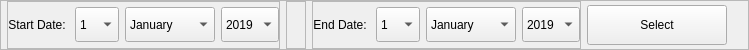
                           <widget class="QFrame" name="frame_25">
                            <property name="maximumSize">
                             <size>
                              <width>16777215</width>
                              <height>50</height>
                             </size>
                            </property>
                            <property name="frameShape">
                             <enum>QFrame::StyledPanel</enum>
                            </property>
                            <property name="frameShadow">
                             <enum>QFrame::Raised</enum>
                            </property>
                            <layout class="QHBoxLayout" name="horizontalLayout_11">
                             <property name="leftMargin">
                              <number>0</number>
                             </property>
                             <property name="topMargin">
                              <number>0</number>
                             </property>
                             <property name="rightMargin">
                              <number>15</number>
                             </property>
                             <property name="bottomMargin">
                              <number>0</number>
                             </property>
                             <item>
                              <widget class="QFrame" name="frame_28">
                               <property name="frameShape">
                                <enum>QFrame::StyledPanel</enum>
                               </property>
                               <property name="frameShadow">
                                <enum>QFrame::Raised</enum>
                               </property>
                              </widget>
                             </item>
                             <item>
                              <widget class="QFrame" name="frame_26">
                               <property name="frameShape">
                                <enum>QFrame::StyledPanel</enum>
                               </property>
                               <property name="frameShadow">
                                <enum>QFrame::Raised</enum>
                               </property>
                               <layout class="QHBoxLayout" name="horizontalLayout_12">
                                <property name="leftMargin">
                                 <number>0</number>
                                </property>
                                <property name="topMargin">
                                 <number>0</number>
                                </property>
                                <property name="rightMargin">
                                 <number>0</number>
                                </property>
                                <property name="bottomMargin">
                                 <number>0</number>
                                </property>
                                <item>
                                 <widget class="QLabel" name="label_28">
                                  <property name="minimumSize">
                                   <size>
                                    <width>0</width>
                                    <height>35</height>
                                   </size>
                                  </property>
                                  <property name="styleSheet">
                                   <string notr="true">font: 12pt &quot;MS Shell Dlg 2&quot;;</string>
                                  </property>
                                  <property name="text">
                                   <string>Start Date: </string>
                                  </property>
                                  <property name="alignment">
                                   <set>Qt::AlignRight|Qt::AlignTrailing|Qt::AlignVCenter</set>
                                  </property>
                                 </widget>
                                </item>
                                <item>
                                 <widget class="QComboBox" name="comboBox_dateStart">
                                  <property name="minimumSize">
                                   <size>
                                    <width>0</width>
                                    <height>35</height>
                                   </size>
                                  </property>
                                  <item>
                                   <property name="text">
                                    <string>1</string>
                                   </property>
                                  </item>
                                  <item>
                                   <property name="text">
                                    <string>2</string>
                                   </property>
                                  </item>
                                  <item>
                                   <property name="text">
                                    <string>3</string>
                                   </property>
                                  </item>
                                  <item>
                                   <property name="text">
                                    <string>4</string>
                                   </property>
                                  </item>
                                  <item>
                                   <property name="text">
                                    <string>5</string>
                                   </property>
                                  </item>
                                  <item>
                                   <property name="text">
                                    <string>6</string>
                                   </property>
                                  </item>
                                  <item>
                                   <property name="text">
                                    <string>7</string>
                                   </property>
                                  </item>
                                  <item>
                                   <property name="text">
                                    <string>8</string>
                                   </property>
                                  </item>
                                  <item>
                                   <property name="text">
                                    <string>9</string>
                                   </property>
                                  </item>
                                  <item>
                                   <property name="text">
                                    <string>10</string>
                                   </property>
                                  </item>
                                  <item>
                                   <property name="text">
                                    <string>11</string>
                                   </property>
                                  </item>
                                  <item>
                                   <property name="text">
                                    <string>12</string>
                                   </property>
                                  </item>
                                  <item>
                                   <property name="text">
                                    <string>13</string>
                                   </property>
                                  </item>
                                  <item>
                                   <property name="text">
                                    <string>14</string>
                                   </property>
                                  </item>
                                  <item>
                                   <property name="text">
                                    <string>15</string>
                                   </property>
                                  </item>
                                  <item>
                                   <property name="text">
                                    <string>16</string>
                                   </property>
                                  </item>
                                  <item>
                                   <property name="text">
                                    <string>17</string>
                                   </property>
                                  </item>
                                  <item>
                                   <property name="text">
                                    <string>18</string>
                                   </property>
                                  </item>
                                  <item>
                                   <property name="text">
                                    <string>19</string>
                                   </property>
                                  </item>
                                  <item>
                                   <property name="text">
                                    <string>20</string>
                                   </property>
                                  </item>
                                  <item>
                                   <property name="text">
                                    <string>21</string>
                                   </property>
                                  </item>
                                  <item>
                                   <property name="text">
                                    <string>22</string>
                                   </property>
                                  </item>
                                  <item>
                                   <property name="text">
                                    <string>23</string>
                                   </property>
                                  </item>
                                  <item>
                                   <property name="text">
                                    <string>24</string>
                                   </property>
                                  </item>
                                  <item>
                                   <property name="text">
                                    <string>25</string>
                                   </property>
                                  </item>
                                  <item>
                                   <property name="text">
                                    <string>26</string>
                                   </property>
                                  </item>
                                  <item>
                                   <property name="text">
                                    <string>28</string>
                                   </property>
                                  </item>
                                  <item>
                                   <property name="text">
                                    <string>29</string>
                                   </property>
                                  </item>
                                  <item>
                                   <property name="text">
                                    <string>30</string>
                                   </property>
                                  </item>
                                  <item>
                                   <property name="text">
                                    <string>31</string>
                                   </property>
                                  </item>
                                 </widget>
                                </item>
                                <item>
                                 <widget class="QComboBox" name="comboBox_monthStart">
                                  <property name="minimumSize">
                                   <size>
                                    <width>0</width>
                                    <height>35</height>
                                   </size>
                                  </property>
                                  <item>
                                   <property name="text">
                                    <string>January</string>
                                   </property>
                                  </item>
                                  <item>
                                   <property name="text">
                                    <string>February</string>
                                   </property>
                                  </item>
                                  <item>
                                   <property name="text">
                                    <string>March</string>
                                   </property>
                                  </item>
                                  <item>
                                   <property name="text">
                                    <string>April</string>
                                   </property>
                                  </item>
                                  <item>
                                   <property name="text">
                                    <string>May</string>
                                   </property>
                                  </item>
                                  <item>
                                   <property name="text">
                                    <string>June</string>
                                   </property>
                                  </item>
                                  <item>
                                   <property name="text">
                                    <string>July</string>
                                   </property>
                                  </item>
                                  <item>
                                   <property name="text">
                                    <string>August</string>
                                   </property>
                                  </item>
                                  <item>
                                   <property name="text">
                                    <string>September</string>
                                   </property>
                                  </item>
                                  <item>
                                   <property name="text">
                                    <string>October</string>
                                   </property>
                                  </item>
                                  <item>
                                   <property name="text">
                                    <string>November</string>
                                   </property>
                                  </item>
                                  <item>
                                   <property name="text">
                                    <string>December</string>
                                   </property>
                                  </item>
                                 </widget>
                                </item>
                                <item>
                                 <widget class="QComboBox" name="comboBox_yearStart">
                                  <property name="minimumSize">
                                   <size>
                                    <width>0</width>
                                    <height>35</height>
                                   </size>
                                  </property>
                                  <item>
                                   <property name="text">
                                    <string>2019</string>
                                   </property>
                                  </item>
                                  <item>
                                   <property name="text">
                                    <string>2020</string>
                                   </property>
                                  </item>
                                  <item>
                                   <property name="text">
                                    <string>2021</string>
                                   </property>
                                  </item>
                                 </widget>
                                </item>
                               </layout>
                              </widget>
                             </item>
                             <item>
                              <widget class="QFrame" name="frame_30">
                               <property name="minimumSize">
                                <size>
                                 <width>20</width>
                                 <height>0</height>
                                </size>
                               </property>
                               <property name="maximumSize">
                                <size>
                                 <width>30</width>
                                 <height>16777215</height>
                                </size>
                               </property>
                               <property name="frameShape">
                                <enum>QFrame::StyledPanel</enum>
                               </property>
                               <property name="frameShadow">
                                <enum>QFrame::Raised</enum>
                               </property>
                              </widget>
                             </item>
                             <item>
                              <widget class="QFrame" name="frame_27">
                               <property name="frameShape">
                                <enum>QFrame::StyledPanel</enum>
                               </property>
                               <property name="frameShadow">
                                <enum>QFrame::Raised</enum>
                               </property>
                               <layout class="QHBoxLayout" name="horizontalLayout_26">
                                <property name="leftMargin">
                                 <number>0</number>
                                </property>
                                <property name="topMargin">
                                 <number>0</number>
                                </property>
                                <property name="rightMargin">
                                 <number>0</number>
                                </property>
                                <property name="bottomMargin">
                                 <number>0</number>
                                </property>
                                <item>
                                 <widget class="QLabel" name="label_30">
                                  <property name="minimumSize">
                                   <size>
                                    <width>0</width>
                                    <height>35</height>
                                   </size>
                                  </property>
                                  <property name="styleSheet">
                                   <string notr="true">font: 12pt &quot;MS Shell Dlg 2&quot;;</string>
                                  </property>
                                  <property name="text">
                                   <string>End Date: </string>
                                  </property>
                                  <property name="alignment">
                                   <set>Qt::AlignRight|Qt::AlignTrailing|Qt::AlignVCenter</set>
                                  </property>
                                 </widget>
                                </item>
                                <item>
                                 <widget class="QComboBox" name="comboBox_dateEnd">
                                  <property name="minimumSize">
                                   <size>
                                    <width>0</width>
                                    <height>35</height>
                                   </size>
                                  </property>
                                  <item>
                                   <property name="text">
                                    <string>1</string>
                                   </property>
                                  </item>
                                  <item>
                                   <property name="text">
                                    <string>2</string>
                                   </property>
                                  </item>
                                  <item>
                                   <property name="text">
                                    <string>3</string>
                                   </property>
                                  </item>
                                  <item>
                                   <property name="text">
                                    <string>4</string>
                                   </property>
                                  </item>
                                  <item>
                                   <property name="text">
                                    <string>5</string>
                                   </property>
                                  </item>
                                  <item>
                                   <property name="text">
                                    <string>6</string>
                                   </property>
                                  </item>
                                  <item>
                                   <property name="text">
                                    <string>7</string>
                                   </property>
                                  </item>
                                  <item>
                                   <property name="text">
                                    <string>8</string>
                                   </property>
                                  </item>
                                  <item>
                                   <property name="text">
                                    <string>9</string>
                                   </property>
                                  </item>
                                  <item>
                                   <property name="text">
                                    <string>10</string>
                                   </property>
                                  </item>
                                  <item>
                                   <property name="text">
                                    <string>11</string>
                                   </property>
                                  </item>
                                  <item>
                                   <property name="text">
                                    <string>12</string>
                                   </property>
                                  </item>
                                  <item>
                                   <property name="text">
                                    <string>13</string>
                                   </property>
                                  </item>
                                  <item>
                                   <property name="text">
                                    <string>14</string>
                                   </property>
                                  </item>
                                  <item>
                                   <property name="text">
                                    <string>15</string>
                                   </property>
                                  </item>
                                  <item>
                                   <property name="text">
                                    <string>16</string>
                                   </property>
                                  </item>
                                  <item>
                                   <property name="text">
                                    <string>17</string>
                                   </property>
                                  </item>
                                  <item>
                                   <property name="text">
                                    <string>18</string>
                                   </property>
                                  </item>
                                  <item>
                                   <property name="text">
                                    <string>19</string>
                                   </property>
                                  </item>
                                  <item>
                                   <property name="text">
                                    <string>20</string>
                                   </property>
                                  </item>
                                  <item>
                                   <property name="text">
                                    <string>21</string>
                                   </property>
                                  </item>
                                  <item>
                                   <property name="text">
                                    <string>22</string>
                                   </property>
                                  </item>
                                  <item>
                                   <property name="text">
                                    <string>23</string>
                                   </property>
                                  </item>
                                  <item>
                                   <property name="text">
                                    <string>24</string>
                                   </property>
                                  </item>
                                  <item>
                                   <property name="text">
                                    <string>25</string>
                                   </property>
                                  </item>
                                  <item>
                                   <property name="text">
                                    <string>26</string>
                                   </property>
                                  </item>
                                  <item>
                                   <property name="text">
                                    <string>28</string>
                                   </property>
                                  </item>
                                  <item>
                                   <property name="text">
                                    <string>29</string>
                                   </property>
                                  </item>
                                  <item>
                                   <property name="text">
                                    <string>30</string>
                                   </property>
                                  </item>
                                  <item>
                                   <property name="text">
                                    <string>31</string>
                                   </property>
                                  </item>
                                 </widget>
                                </item>
                                <item>
                                 <widget class="QComboBox" name="comboBox_monthEnd">
                                  <property name="minimumSize">
                                   <size>
                                    <width>0</width>
                                    <height>35</height>
                                   </size>
                                  </property>
                                  <item>
                                   <property name="text">
                                    <string>January</string>
                                   </property>
                                  </item>
                                  <item>
                                   <property name="text">
                                    <string>February</string>
                                   </property>
                                  </item>
                                  <item>
                                   <property name="text">
                                    <string>March</string>
                                   </property>
                                  </item>
                                  <item>
                                   <property name="text">
                                    <string>April</string>
                                   </property>
                                  </item>
                                  <item>
                                   <property name="text">
                                    <string>May</string>
                                   </property>
                                  </item>
                                  <item>
                                   <property name="text">
                                    <string>June</string>
                                   </property>
                                  </item>
                                  <item>
                                   <property name="text">
                                    <string>July</string>
                                   </property>
                                  </item>
                                  <item>
                                   <property name="text">
                                    <string>August</string>
                                   </property>
                                  </item>
                                  <item>
                                   <property name="text">
                                    <string>September</string>
                                   </property>
                                  </item>
                                  <item>
                                   <property name="text">
                                    <string>October</string>
                                   </property>
                                  </item>
                                  <item>
                                   <property name="text">
                                    <string>November</string>
                                   </property>
                                  </item>
                                  <item>
                                   <property name="text">
                                    <string>December</string>
                                   </property>
                                  </item>
                                 </widget>
                                </item>
                                <item>
                                 <widget class="QComboBox" name="comboBox_yearEnd">
                                  <property name="minimumSize">
                                   <size>
                                    <width>0</width>
                                    <height>35</height>
                                   </size>
                                  </property>
                                  <item>
                                   <property name="text">
                                    <string>2019</string>
                                   </property>
                                  </item>
                                  <item>
                                   <property name="text">
                                    <string>2020</string>
                                   </property>
                                  </item>
                                  <item>
                                   <property name="text">
                                    <string>2021</string>
                                   </property>
                                  </item>
                                 </widget>
                                </item>
                               </layout>
                              </widget>
                             </item>
                             <item>
                              <widget class="QPushButton" name="btn_select">
                               <property name="minimumSize">
                                <size>
                                 <width>140</width>
                                 <height>40</height>
                                </size>
                               </property>
                               <property name="maximumSize">
                                <size>
                                 <width>140</width>
                                 <height>16777215</height>
                                </size>
                               </property>
                               <property name="text">
                                <string>Select</string>
                               </property>
                              </widget>
                             </item>
                             <item>
                              <widget class="QFrame" name="frame_29">
                               <property name="frameShape">
                                <enum>QFrame::StyledPanel</enum>
                               </property>
                               <property name="frameShadow">
                                <enum>QFrame::Raised</enum>
                               </property>
                              </widget>
                             </item>
                            </layout>
                           </widget>
